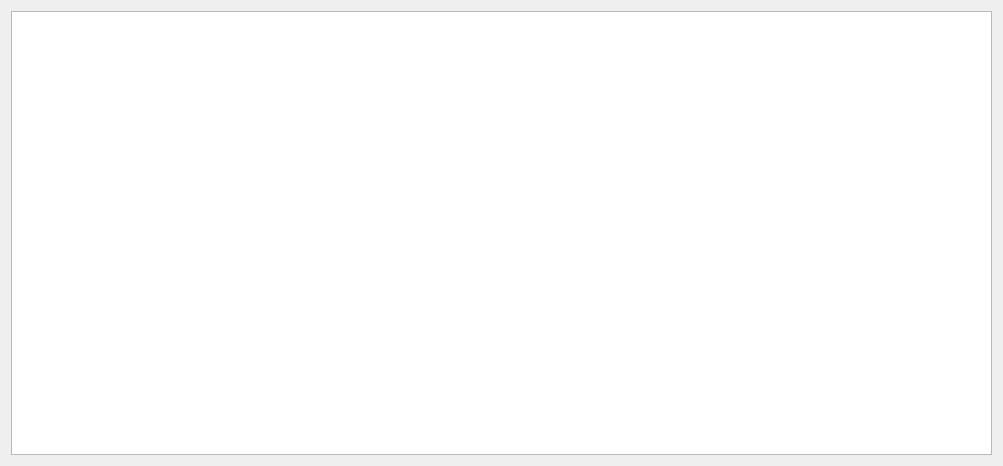
<?xml version="1.0" encoding="UTF-8"?>
<ui version="4.0">
 <class>JtDatabaseDialog</class>
 <widget class="QDialog" name="JtDatabaseDialog">
  <property name="geometry">
   <rect>
    <x>0</x>
    <y>0</y>
    <width>1003</width>
    <height>466</height>
   </rect>
  </property>
  <property name="windowTitle">
   <string>交通部数据库操作</string>
  </property>
  <layout class="QGridLayout" name="gridLayout">
   <item row="0" column="0">
    <widget class="QTableView" name="tableView"/>
   </item>
  </layout>
 </widget>
 <resources/>
 <connections/>
</ui>
